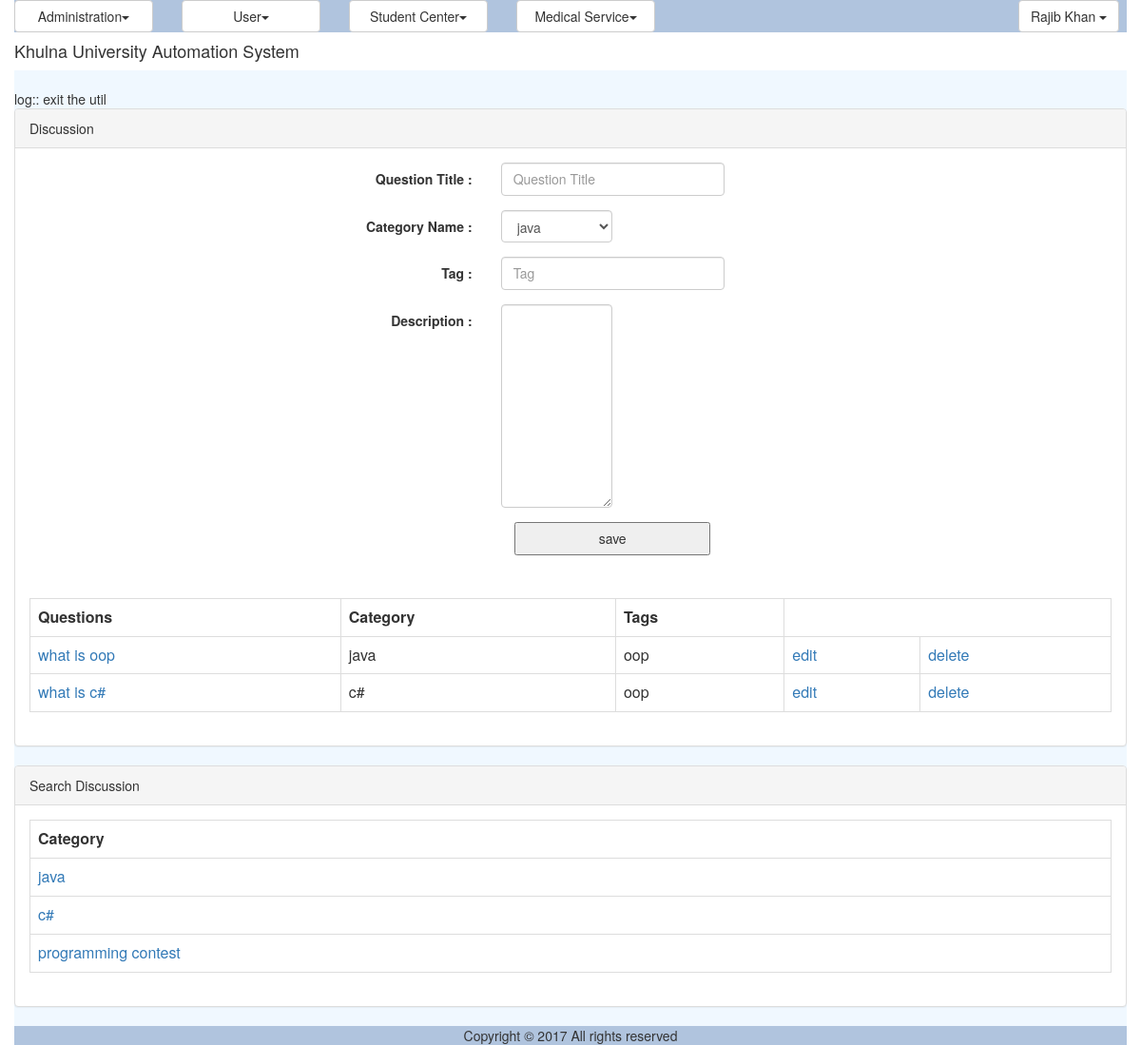
Page /discussion.php (signed in) on the committed database.
### tables this page shows
CREATE TABLE `tbl_discussion_category` (
  `ID` varchar(40) NOT NULL,
  `Name` varchar(40) NOT NULL
);

CREATE TABLE `tbl_discussion` (
  `ID` varchar(40) NOT NULL,
  `Title` varchar(150) NOT NULL,
  `CategoryID` varchar(40) NOT NULL,
  `Description` varchar(300) NOT NULL,
  `Tag` varchar(200) NOT NULL,
  `CreationDate` datetime NOT NULL,
  `CreatorID` varchar(40) NOT NULL
);

### modules/forum/ui/blade/view.discussion.blade.php (called while the page is built, shortened)
<?php
include_once './util/class.util.php';
include_once '/../../bao/class.discussionbao.php';
include_once '/../../bao/class.discussionCategorybao.php';
$_DiscussionBAO = new DiscussionBAO();
$_DiscussionCategoryBAO = new DiscussionCategoryBAO();
?>

### modules/forum/bao/class.discussionCategorybao.php (called while the page is built, shortened)
<?php
include_once './util/class.util.php';
include_once '/../dao/class.discussionCategorydao.php';
Class DiscussionCategoryBAO{
	private $_DiscussionCategoryDAO;
	function DiscussionCategoryBAO(){
		$this->_DiscussionCategoryDAO = new DiscussionCategoryDAO();
	}
	public function getAllDiscussionCategorys(){
		$Result = $this->_DiscussionCategoryDAO->getAllDiscussionCategorys();
		return $Result;
	}
}
?>

### modules/forum/dao/class.discussionCategorydao.php (called while the page is built, shortened)
<?php
include_once './common/class.common.php';
include_once './common/class.common.forum.php';
include_once './util/class.util.php';
Class DiscussionCategoryDAO{
	private $_DB;
	function DiscussionCategoryDAO(){
		$this->_DB = DBUtil::getInstance();
	}
	public function getAllDiscussionCategorys(){
		$DiscussionCategoryList = array();
		$this->_DB->doQuery("SELECT * FROM tbl_discussion_category");
		$rows = $this->_DB->getAllRows();
		for($i = 0; $i < sizeof($rows); $i++) {
			$row = $rows[$i];
			$this->_DiscussionCategory = new DiscussionCategory();
		    $this->_DiscussionCategory->setID ( $row['ID']);
		    $this->_DiscussionCategory->setName( $row['Name'] );
		    $DiscussionCategoryList[]=$this->_DiscussionCategory;
		}
		$Result = new Result();
		$Result->setIsSuccess(1);
		$Result->setResultObject($DiscussionCategoryList);
		return $Result;
	}
}
?>

### common/class.common.php (called while the page is built, shortened)
<?php
class Result{
    private $_IsSuccess=0;
    private $_ResultObject;
    public function setIsSuccess($IsSuccess){
        $this->_IsSuccess = $IsSuccess;
    }
    public function getIsSuccess(){
        return $this->_IsSuccess;
    }
    public function setResultObject($ResultObject){
        $this->_ResultObject = $ResultObject;
    }
    public function getResultObject(){
        return $this->_ResultObject;
    }
}
?>

### common/class.common.forum.php (called while the page is built, shortened)
<?php
class DiscussionCategory{
    private $_ID;
    private $_name;
    public function setID ( $ID ) {
        $this->_ID = $ID;
    }
    public function getID () {
        return $this->_ID;
    }
    public function setName ($Name){
        $this->_name = $Name;
    }
    public function getName(){
        return $this->_name;
    }
}
class Discussion{
    private $_ID;
    private $_Name;
    private $_Category;
    private $_Tag;
    public function setID ( $ID ) {
        $this->_ID = $ID;
    }
    public function getID () {
        return $this->_ID;
    }
    public function setName ( $Name ) {
        $this->_Name = $Name;
    }
    public function getName () {
        return $this->_Name;
    }
    public function setCategory ( $Category ) {
        $this->_Category = $Category;
    }
    public function getCategory () {
        return $this->_Category;
    }
    public function setTag( $Tag ) {
        $this->_Tag = $Tag;
    }
    public function getTag() {
        return $this->_Tag;
    }
}
?>

### modules/forum/bao/class.discussionbao.php (called while the page is built, shortened)
<?php
include_once './util/class.util.php';
include_once '/../dao/class.discussiondao.php';
Class DiscussionBAO{
	private $_DiscussionDAO;
	function DiscussionBAO(){
		$this->_DiscussionDAO = new DiscussionDAO();
	}
	public function getAllDiscussions(){
		$Result = $this->_DiscussionDAO->getAllDiscussions();
		return $Result;
	}
	public function getNameFromCatagoryID($Discussion){
		$Result = $this->_DiscussionDAO->getNameFromCatagoryID($Discussion);
		return $Result;
	}
}
?>

### modules/forum/dao/class.discussiondao.php (called while the page is built, shortened)
<?php
include_once './common/class.common.php';
include_once './common/class.common.forum.php';
include_once './util/class.util.php';
include_once 'class.discussionCategorydao.php';
Class DiscussionDAO{
	private $_DB;
	function DiscussionDAO(){
		$this->_DB = DBUtil::getInstance();
	}
	public function getAllDiscussions(){
		$DiscussionList = array();
		$this->_DB->doQuery("SELECT * FROM tbl_discussion");
		$rows = $this->_DB->getAllRows();
		for($i = 0; $i < sizeof($rows); $i++) {
			$row = $rows[$i];
			$this->_Discussion = new Discussion();
		    $this->_Discussion->setID ( $row['ID']);
		    $this->_Discussion->setName( $row['Title'] );
		    $this->_Discussion->setCategory( $row['CategoryID'] );
		    $this->_Discussion->setDescription( $row['Description'] );
		    $this->_Discussion->setTag( $row['Tag'] );
		    $this->_Discussion->setCreationDate( $row['CreationDate'] );
		    $this->_Discussion->setCreator( $row['CreatorID'] );
		    $DiscussionList[]=$this->_Discussion;
		}
		$Result = new Result();
		$Result->setIsSuccess(1);
		$Result->setResultObject($DiscussionList);
		return $Result;
	}
	public function getNameFromCatagoryID($CatagoryID){
		$SQL = "SELECT * FROM tbl_discussion_category
				WHERE ID='".$CatagoryID."'";
		$SQL = $this->_DB->doQuery($SQL);
		$row = $this->_DB->getTopRow();
		$this->_DiscussionCategory = new DiscussionCategory();
		$this->_DiscussionCategory->setID ( $row['ID']);
		$this->_DiscussionCategory->setName( $row['Name'] );
	 	$Result = new Result();
		$Result->setIsSuccess(1);
		$Result->setResultObject($this->_DiscussionCategory);
		return $Result;
	}
}
?>

### modules/forum/ui/view.discussion.php (the view)
<?php
include_once 'blade/view.discussion.blade.php';
include_once './common/class.common.php';
?>
<div class="panel panel-default">
    <div class="panel-heading">Discussion</div>
    <div class="panel-body">
	<div id="form">
		<form method="post" class="form-horizontal">
			<div class="form-group">
				<label class="control-label col-sm-4" for="txtQuestion">Question Title : </label>
				<div class="col-sm-6">
					<input type="text" class="form-control"  name="txtQuestion" placeholder="Question Title" value="<?php
					if(isset($_GET['edit'])) echo $getROW->getName();  ?>" />
				</div>
			</div>
			<div class="form-group">
				<label class="control-label col-sm-4" for="txtCat">Category Name : </label>
				<div class="col-sm-6">
						    <?php
						    $var = '<select name="txtCat" class="form-control"  id="select-from-cat">';
							$Result = $_DiscussionCategoryBAO->getAllDiscussionCategorys();
							if($Result->getIsSuccess()){
								$DiscussionCategorys = $Result->getResultObject();
						       for ($i=0; $i < sizeof($DiscussionCategorys); $i++) {
						       		$DiscussionCategory = $DiscussionCategorys[$i];
						    		$var = $var. '<option value="'.$DiscussionCategory->getID().'"';
						          	$var = $var.'>'.$DiscussionCategory->getName().'</option>';
								}
								$var = $var.'</select>';
							}
							echo $var;
							?>
				</div>
			</div>
			<div class="form-group">
				<label class="control-label col-sm-4" for="txtTag">Tag : </label>
				<div class="col-sm-6">
					<input type="text" class="form-control"  name="txtTag" placeholder="Tag" value="<?php
					if(isset($_GET['edit'])) echo $getROW->getTag();  ?>" />
				</div>
			</div>
			<div class="form-group">
				<label class="control-label col-sm-4" for="txtDes">Description : </label>
				<div class="col-sm-6">
					<textarea rows="10" cols="40" class="form-control"  name="txtDes" placeholder="Description"
					value="<?php
					if(isset($_GET['edit'])) echo $getROW->getDescription();  ?>" >
					</textarea>
				</div>
			</div>
	        <div class="form-group">
              <div class="col-sm-offset-2 col-sm-10">
						<?php
						if(isset($_GET['edit']))
						{
							?>
							<button type="submit" name="update">update</button>
							<?php
						}
						else
						{
							?>
							<button type="submit" name="save">save</button>
							<?php
						}
						?>
				</div>
			</div>
		</form>
	</div>
	</div>
	<div class="panel-body">
	<table class="table table-bordered">
	<?php
	$Result = $_DiscussionBAO->getAllDiscussions();
	if($Result->getIsSuccess()){
		$DiscussionList = $Result->getResultObject();
	?>
		<tr>
			<th>Questions</th>
			<th>Category</th>
			<th>Tags</th>
		</tr>
		<?php
		for($i = 0; $i < sizeof($DiscussionList); $i++) {
			$Discussion = $DiscussionList[$i];
			?>
		    <tr>
		    <td><a href="discussion_comment.php?view=<?php echo $Discussion->getID(); ?>" onclick="return ; " >
		    <?php echo $Discussion->getName(); ?></a></td>
			    <td><?php $id = $Discussion->getCategory();
			    	$Result2 = $_DiscussionBAO->getNameFromCatagoryID($id);
			    	if ($Result2->getIsSuccess()) {
			    		$DiscussionCategory = $Result2->getResultObject();
			    		echo $DiscussionCategory->getName();
			    	}
			    	 ?></td>
			    <td><?php echo $Discussion->getTag(); ?></td>
			    <td><a href="?edit=<?php echo $Discussion->getID(); ?>" onclick="return confirm('sure to edit !'); " >edit</a></td>
			    <td><a href="?del=<?php echo $Discussion->getID(); ?>" onclick="return confirm('sure to delete !'); " >delete</a></td>
		    </tr>
	    <?php
		}
	}
	else{
		echo $Result->getResultObject();
	}
	?>
	</table>
	</div>
</div>
<div class="panel panel-default">
    <div class="panel-heading">Search Discussion</div>
	<div class="panel-body">
		<table class="table table-bordered">
			<tr>
				<th>Category</th>
			</tr>
			<?php
				$Result = $_DiscussionCategoryBAO->getAllDiscussionCategorys();
				if($Result->getIsSuccess())
				{
					$DiscussionCategorys = $Result->getResultObject();
			        for ($i=0; $i < sizeof($DiscussionCategorys); $i++)
					{
						$DiscussionCategory = $DiscussionCategorys[$i];?>
						<tr><td><a href="discussion_search.php?Category=<?php echo $DiscussionCategory->getID(); ?>" onclick="return; "> <?php echo $DiscussionCategory->getName() ?> </a></td>
						</tr>
					<?php
					}
				}
				?>
		</table>
	</div>
</div>

### resources/css/style.css (style rules this page uses)
#form { width:500px; margin:0px auto; text-align:center; }
#form form input { width:100%; height:35px; }
form button { width:50%; height:35px; }
table,td { border:solid #e9e9e9 1px; }

### rows in the picture
tbl_discussion_category: txtCat "java", Name "java"
tbl_discussion: Title "what is oop", tbl_discussion_category.Name "java", Tag "oop"
tbl_discussion: Title "what is c#", tbl_discussion_category.Name "c#", Tag "oop"
tbl_discussion_category: Name "c#"
tbl_discussion_category: Name "programming contest"

### other values in the picture
$globalMenu[$i]->getTitle() "Administration User Student Center Medical Service"
$CurrentUser->getFirstName() "Rajib"
$CurrentUser->getLastName() "Khan"
